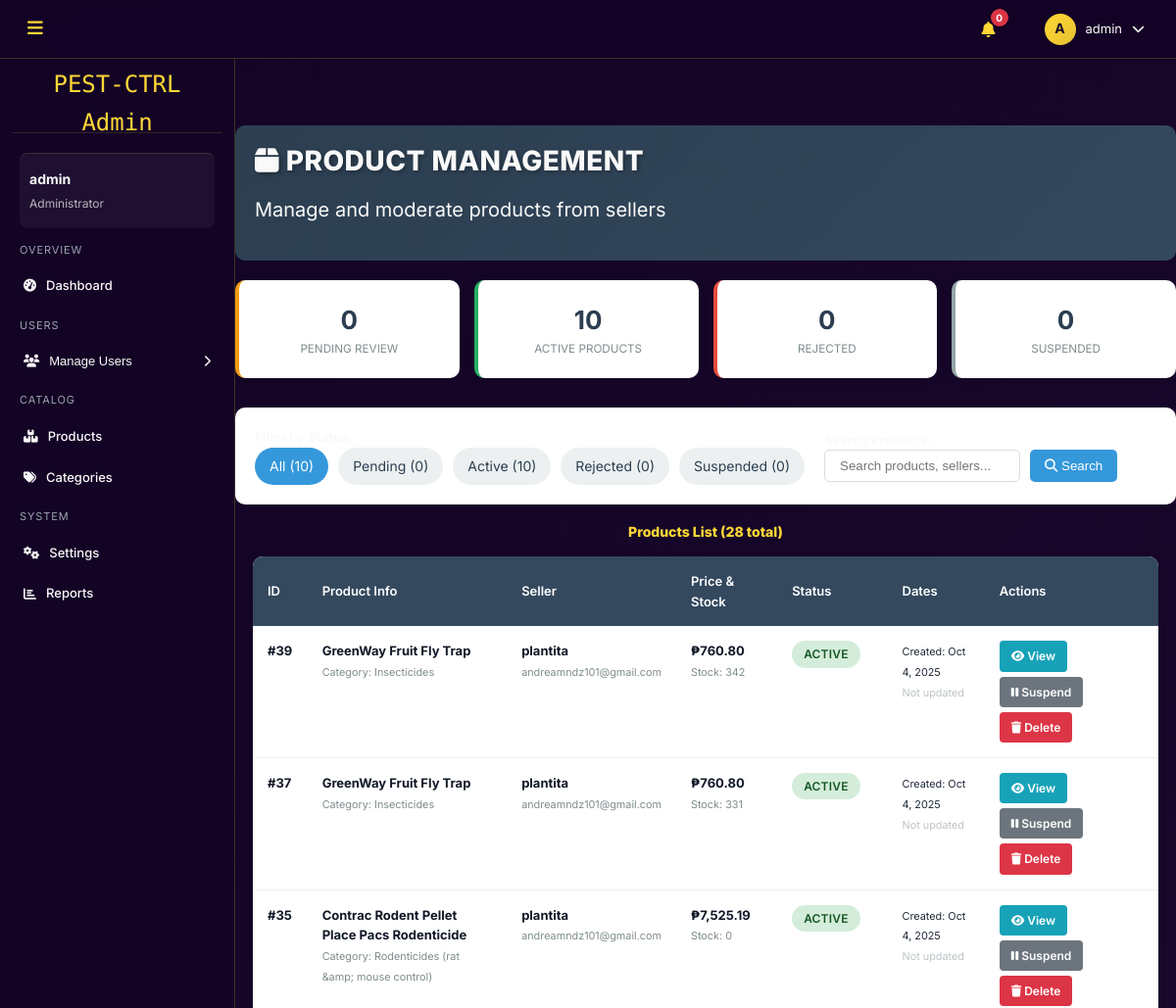
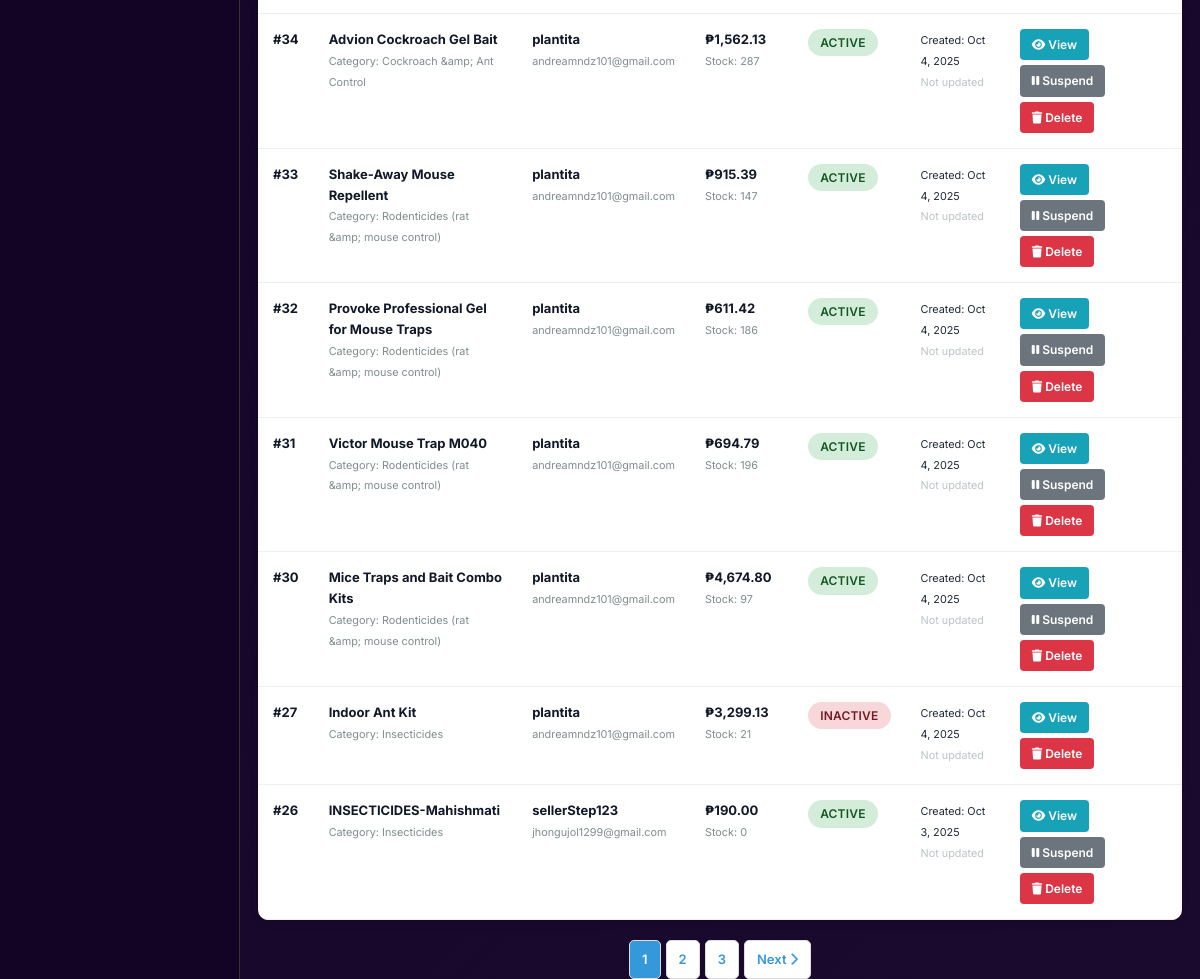
The app's page /admin/admin-products.php (signed in), older data (2 pictures, top to bottom).
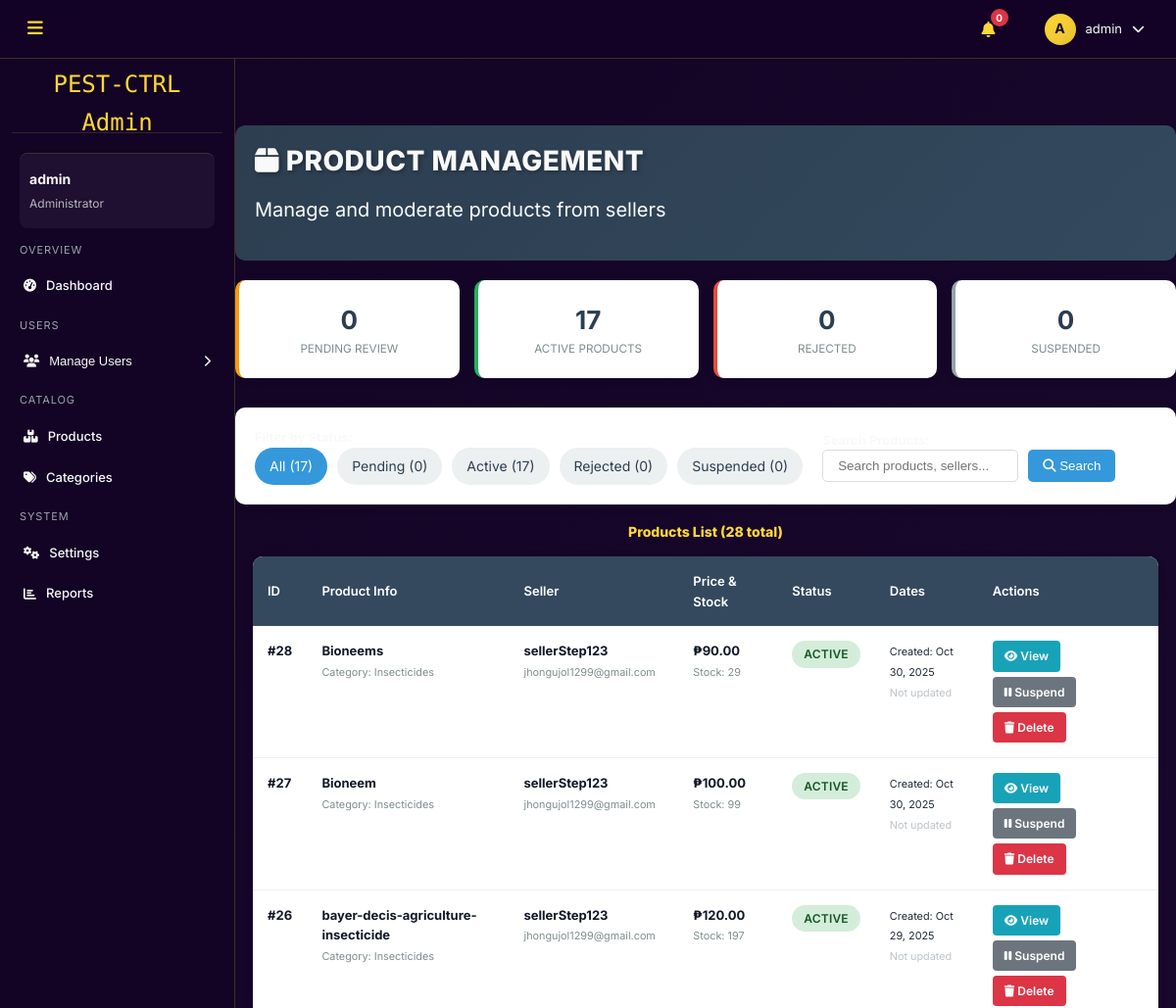
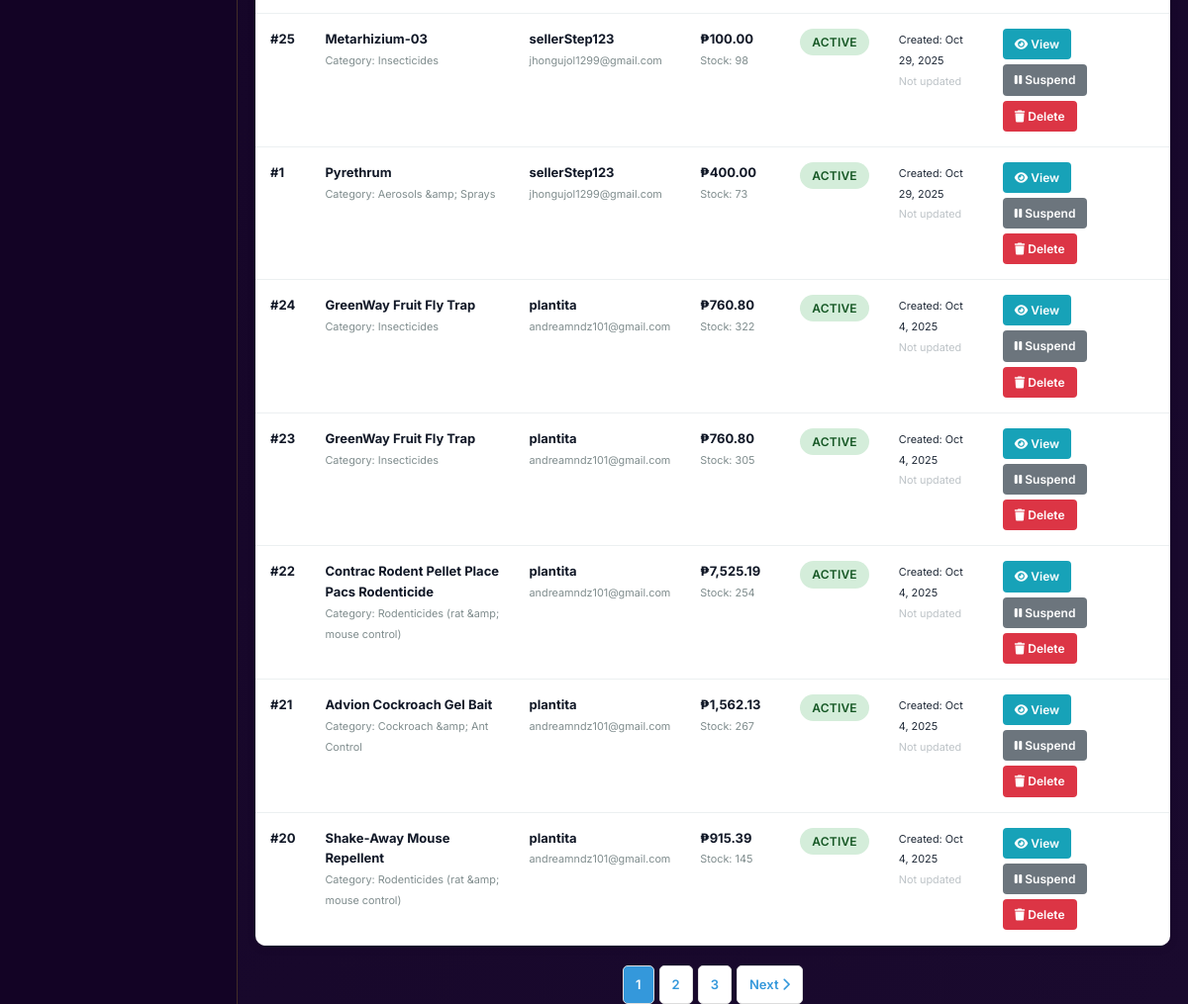
The same page, newer data (2 pictures, top to bottom).
### tables this page shows
CREATE TABLE `products` (
  `name` varchar(255) NOT NULL,
  `description` text DEFAULT NULL,
  `price` decimal(10,2) NOT NULL,
  `category_id` int(11) DEFAULT NULL,
  `seller_id` int(11) DEFAULT NULL,
  `stock_quantity` int(11) NOT NULL DEFAULT 0,
  `image_url` varchar(255) DEFAULT NULL,
  `rating` decimal(3,2) DEFAULT 0.00,
  `review_count` int(11) DEFAULT 0,
  `status` enum('active','inactive') DEFAULT 'active',
  `admin_notes` text DEFAULT NULL,
  `created_at` timestamp NOT NULL DEFAULT current_timestamp(),
  `sku` varchar(100) DEFAULT NULL,
  `id` int(10) UNSIGNED NOT NULL
);

CREATE TABLE `categories` (
  `id` int(11) NOT NULL,
  `name` varchar(100) NOT NULL,
  `description` text DEFAULT NULL,
  `parent_id` int(11) DEFAULT NULL,
  `seller_id` int(11) DEFAULT NULL
);

CREATE TABLE `users` (
  `id` int(11) NOT NULL,
  `username` varchar(50) NOT NULL,
  `email` varchar(100) NOT NULL,
  `password` varchar(255) NOT NULL,
  `remember_token` varchar(64) DEFAULT NULL,
  `user_type` enum('customer','admin','seller') DEFAULT 'customer',
  `is_active` tinyint(1) DEFAULT 1,
  `seller_status` enum('pending','approved','rejected','suspended','banned') DEFAULT 'pending',
  `document_path` varchar(255) DEFAULT NULL,
  `document_verified` tinyint(1) DEFAULT 0,
  `first_name` varchar(50) DEFAULT NULL,
  `last_name` varchar(50) DEFAULT NULL,
  `address` text DEFAULT NULL,
  `phone` varchar(20) DEFAULT NULL,
  `created_at` timestamp NOT NULL DEFAULT current_timestamp(),
  `email_verified` tinyint(1) DEFAULT 0,
  `last_login` datetime DEFAULT NULL,
  `agreed_to_terms` tinyint(1) DEFAULT 0,
  `agreed_to_privacy` tinyint(1) DEFAULT 0
);

### admin/admin-products.php (the view, shortened to what the changed rows need)
<?php
require_once '../config/database.php';
require_once 'includes/admin_header.php';
$statusFilter = isset($_GET['status']) ? sanitizeInput($_GET['status']) : 'all';
$searchTerm = isset($_GET['search']) ? sanitizeInput($_GET['search']) : '';
$page = isset($_GET['page']) ? intval($_GET['page']) : 1;
$limit = 10;
$offset = ($page - 1) * $limit;
$query = "SELECT p.*, u.username as seller_name, u.email as seller_email, c.name as category_name
          FROM products p
          JOIN users u ON p.seller_id = u.id
          LEFT JOIN categories c ON p.category_id = c.id
          WHERE 1=1";
$params = [];
$countParams = [];
$query .= " ORDER BY p.created_at DESC LIMIT ? OFFSET ?";
$params[] = $limit;
$params[] = $offset;
$stmt = $pdo->prepare($query);
foreach ($params as $key => $value) {
    $paramType = is_int($value) ? PDO::PARAM_INT : PDO::PARAM_STR;
    $stmt->bindValue($key + 1, $value, $paramType);
}
$stmt->execute();
$products = $stmt->fetchAll(PDO::FETCH_ASSOC);
$countQuery = "SELECT COUNT(*) as total FROM products p JOIN users u ON p.seller_id = u.id WHERE 1=1";
$stmt = $pdo->prepare($countQuery);
$stmt->execute($countParams);
$totalProducts = $stmt->fetch(PDO::FETCH_ASSOC)['total'];
$totalPages = ceil($totalProducts / $limit);
$stats = [];
$statusList = ['pending', 'active', 'rejected', 'suspended'];
foreach ($statusList as $status) {
    $stmt = $pdo->prepare("SELECT COUNT(*) as count FROM products WHERE status = ?");
    $stmt->execute([$status]);
    $stats[$status] = $stmt->fetch(PDO::FETCH_ASSOC)['count'];
}
?>
<div class="admin-header">
    <h1><i class="fas fa-box"></i> Product Management</h1>
</div>
<div class="admin-stats">
    <div class="stat-card active">
        <div class="stat-number"><?php echo $stats['active']; ?></div>
        <div class="stat-label">Active Products</div>
    </div>
</div>
<div class="admin-filters">
    <div class="filter-row">
        <div>
            <div class="status-filters">
                <a href="admin-products.php?<?php echo !empty($searchTerm) ? "search=" . urlencode($searchTerm) . "&" : ""; ?>status=all" class="<?php echo $statusFilter === 'all' ? 'active' : ''; ?>">All (<?php echo array_sum($stats); ?>)</a>
                <a href="admin-products.php?<?php echo !empty($searchTerm) ? "search=" . urlencode($searchTerm) . "&" : ""; ?>status=pending" class="<?php echo $statusFilter === 'pending' ? 'active' : ''; ?>">Pending (<?php echo $stats['pending']; ?>)</a>
                <a href="admin-products.php?<?php echo !empty($searchTerm) ? "search=" . urlencode($searchTerm) . "&" : ""; ?>status=active" class="<?php echo $statusFilter === 'active' ? 'active' : ''; ?>">Active (<?php echo $stats['active']; ?>)</a>
                <a href="admin-products.php?<?php echo !empty($searchTerm) ? "search=" . urlencode($searchTerm) . "&" : ""; ?>status=rejected" class="<?php echo $statusFilter === 'rejected' ? 'active' : ''; ?>">Rejected (<?php echo $stats['rejected']; ?>)</a>
                <a href="admin-products.php?<?php echo !empty($searchTerm) ? "search=" . urlencode($searchTerm) . "&" : ""; ?>status=suspended" class="<?php echo $statusFilter === 'suspended' ? 'active' : ''; ?>">Suspended (<?php echo $stats['suspended']; ?>)</a>
            </div>
        </div>
    </div>
</div>
<div class="admin-content">
    <h2>Products List (<?php echo $totalProducts; ?> total)</h2>
    <?php if (empty($products)): ?>
        <div style="text-align: center; padding: 40px; background: white; border-radius: 10px;">
            <i class="fas fa-box-open" style="font-size: 48px; color: #bdc3c7; margin-bottom: 15px;"></i>
            <h3 style="color: #7f8c8d;">No products found</h3>
            <p style="color: #bdc3c7;">
                <?php if (!empty($searchTerm)): ?>
                    Try adjusting your search terms or filters.
                <?php else: ?>
                    Products will appear here once sellers start adding them.
                <?php endif; ?>
            </p>
        </div>
    <?php else: ?>
        <table class="admin-table">
            <thead>
                <tr>
                    <th>ID</th>
                    <th>Product Info</th>
                    <th>Seller</th>
                    <th>Price & Stock</th>
                    <th>Status</th>
                    <th>Dates</th>
                    <th>Actions</th>
                </tr>
            </thead>
            <tbody>
                <?php foreach ($products as $product): ?>
                    <tr>
                        <td><strong>#<?php echo $product['id']; ?></strong></td>
                        <td>
                            <strong><?php echo htmlspecialchars($product['name']); ?></strong><br>
                            <small style="color: #7f8c8d;">
                                Category: <?php echo htmlspecialchars($product['category_name'] ?: 'N/A'); ?>
                            </small>
                        </td>
                        <td>
                            <strong><?php echo htmlspecialchars($product['seller_name']); ?></strong><br>
                            <small style="color: #7f8c8d;"><?php echo htmlspecialchars($product['seller_email']); ?></small>
                        </td>
                        <td>
                            <strong>₱<?php echo number_format($product['price'], 2); ?></strong><br>
                            <small style="color: #7f8c8d;">Stock: <?php echo $product['stock_quantity']; ?></small>
                        </td>
                        <td>
                            <span class="status-badge status-<?php echo $product['status']; ?>">
                                <?php echo ucfirst($product['status']); ?>
                            </span>
                        </td>
                        <td>
                            <small>
                                Created: <?php echo date('M j, Y', strtotime($product['created_at'])); ?><br>
                                <?php if (!empty($product['updated_at']) && $product['updated_at'] !== '0000-00-00 00:00:00'): ?>
                                    Updated: <?php echo date('M j, Y', strtotime($product['updated_at'])); ?>
                                <?php else: ?>
                                    <span style="color: #bdc3c7;">Not updated</span>
                                <?php endif; ?>
                            </small>
                        </td>
                        <td>
                            <div class="action-buttons">
                                <a href="../product-detail.php?id=<?php echo $product['id']; ?>" target="_blank" class="btn-view" title="View Product">
                                    <i class="fas fa-eye"></i> View
                                </a>
                                <?php if ($product['status'] === 'active'): ?>
                                    <a href="admin-products.php?action=suspend&id=<?php echo $product['id']; ?>&<?php echo http_build_query(['status' => $statusFilter, 'page' => $page, 'search' => $searchTerm]); ?>"
                                       class="btn-suspend" title="Suspend Product"
                                       onclick="return confirm('Are you sure you want to suspend this product?')">
                                        <i class="fas fa-pause"></i> Suspend
                                    </a>
                                <?php endif; ?>
                                <a href="admin-products.php?action=delete&id=<?php echo $product['id']; ?>&<?php echo http_build_query(['status' => $statusFilter, 'page' => $page, 'search' => $searchTerm]); ?>"
                                   class="btn-delete" title="Delete Product"
                                   onclick="return confirm('Are you sure you want to permanently delete this product? This action cannot be undone!')">
                                    <i class="fas fa-trash"></i> Delete
                                </a>
                            </div>
                        </td>
                    </tr>
                <?php endforeach; ?>
            </tbody>
        </table>
        <?php if ($totalPages > 1): ?>
            <div class="pagination">
                <?php
                $baseUrl = "admin-products.php?" . http_build_query(['status' => $statusFilter, 'search' => $searchTerm]);
                ?>
                <?php
                $startPage = max(1, $page - 2);
                $endPage = min($totalPages, $page + 2);
                for ($i = $startPage; $i <= $endPage; $i++): ?>
                    <a href="<?php echo $baseUrl; ?>&page=<?php echo $i; ?>"
                       class="<?php echo $i === $page ? 'active' : ''; ?>"><?php echo $i; ?></a>
                <?php endfor; ?>
                <?php if ($page < $totalPages): ?>
                    <a href="<?php echo $baseUrl; ?>&page=<?php echo $page + 1; ?>">
                        Next <i class="fas fa-chevron-right"></i>
                    </a>
                <?php endif; ?>
            </div>
        <?php endif; ?>
    <?php endif; ?>
</div>

Row changes from the older to the newer data that the page shows:
removed products: id "39", name "GreenWay Fruit Fly Trap", category.name "Insecticides", users.username "plantita", users.email "andreamndz101@gmail.com", price "760.80", stock_quantity "342", status "ACTIVE", created_at "Oct 4, 2025"
removed products: id "37", name "GreenWay Fruit Fly Trap", category.name "Insecticides", users.username "plantita", users.email "andreamndz101@gmail.com", price "760.80", stock_quantity "331", status "ACTIVE", created_at "Oct 4, 2025"
removed products: id "35", name "Contrac Rodent Pellet Place Pacs Rodenticide", category.name "Rodenticides (rat &amp; mouse control)", users.username "plantita", users.email "andreamndz101@gmail.com", price "7,525.19", stock_quantity "0", status "ACTIVE", created_at "Oct 4, 2025"
removed products: id "34", name "Advion Cockroach Gel Bait", category.name "Cockroach &amp; Ant Control", users.username "plantita", users.email "andreamndz101@gmail.com", price "1,562.13", stock_quantity "287", status "ACTIVE", created_at "Oct 4, 2025"
removed products: id "33", name "Shake-Away Mouse Repellent", category.name "Rodenticides (rat &amp; mouse control)", users.username "plantita", users.email "andreamndz101@gmail.com", price "915.39", stock_quantity "147", status "ACTIVE", created_at "Oct 4, 2025"
removed products: id "32", name "Provoke Professional Gel for Mouse Traps", category.name "Rodenticides (rat &amp; mouse control)", users.username "plantita", users.email "andreamndz101@gmail.com", price "611.42", stock_quantity "186", status "ACTIVE", created_at "Oct 4, 2025"
removed products: id "31", name "Victor Mouse Trap M040", category.name "Rodenticides (rat &amp; mouse control)", users.username "plantita", users.email "andreamndz101@gmail.com", price "694.79", stock_quantity "196", status "ACTIVE", created_at "Oct 4, 2025"
removed products: id "30", name "Mice Traps and Bait Combo Kits", category.name "Rodenticides (rat &amp; mouse control)", users.username "plantita", users.email "andreamndz101@gmail.com", price "4,674.80", stock_quantity "97", status "ACTIVE", created_at "Oct 4, 2025"
added products: id "28", name "Bioneems", category.name "Insecticides", users.username "sellerStep123", users.email "jhongujol1299@gmail.com", price "90.00", stock_quantity "29", status "ACTIVE", created_at "Oct 30, 2025"
changed products id 27: name "Indoor Ant Kit" → "Bioneem"; users.username "plantita" → "sellerStep123"; users.email "andreamndz101@gmail.com" → "jhongujol1299@gmail.com"; price "3,299.13" → "100.00"; stock_quantity "21" → "99"; status "INACTIVE" → "ACTIVE"; created_at "Oct 4, 2025" → "Oct 30, 2025"; now shows "Suspend"
changed products id 26: name "INSECTICIDES-Mahishmati" → "bayer-decis-agriculture-insecticide"; price "190.00" → "120.00"; stock_quantity "0" → "197"; created_at "Oct 3, 2025" → "Oct 29, 2025"
added products: id "25", name "Metarhizium-03", category.name "Insecticides", users.username "sellerStep123", users.email "jhongujol1299@gmail.com", price "100.00", stock_quantity "98", status "ACTIVE", created_at "Oct 29, 2025"
now on this page (row edited): products: id "1", name "Pyrethrum", category.name "Aerosols &amp; Sprays", users.username "sellerStep123", users.email "jhongujol1299@gmail.com", price "400.00", stock_quantity "73", status "ACTIVE", created_at "Oct 29, 2025"
now on this page (row edited): products: id "24", name "GreenWay Fruit Fly Trap", category.name "Insecticides", users.username "plantita", users.email "andreamndz101@gmail.com", price "760.80", stock_quantity "322", status "ACTIVE", created_at "Oct 4, 2025"
now on this page (row edited): products: id "23", name "GreenWay Fruit Fly Trap", category.name "Insecticides", users.username "plantita", users.email "andreamndz101@gmail.com", price "760.80", stock_quantity "305", status "ACTIVE", created_at "Oct 4, 2025"
now on this page (row edited): products: id "22", name "Contrac Rodent Pellet Place Pacs Rodenticide", category.name "Rodenticides (rat &amp; mouse control)", users.username "plantita", users.email "andreamndz101@gmail.com", price "7,525.19", stock_quantity "254", status "ACTIVE", created_at "Oct 4, 2025"
now on this page (row edited): products: id "21", name "Advion Cockroach Gel Bait", category.name "Cockroach &amp; Ant Control", users.username "plantita", users.email "andreamndz101@gmail.com", price "1,562.13", stock_quantity "267", status "ACTIVE", created_at "Oct 4, 2025"
now on this page (row edited): products: id "20", name "Shake-Away Mouse Repellent", category.name "Rodenticides (rat &amp; mouse control)", users.username "plantita", users.email "andreamndz101@gmail.com", price "915.39", stock_quantity "145", status "ACTIVE", created_at "Oct 4, 2025"
Text that changed along with them:
$stats['active']: "10" → "17"
array_sum($stats): "10" → "17"
